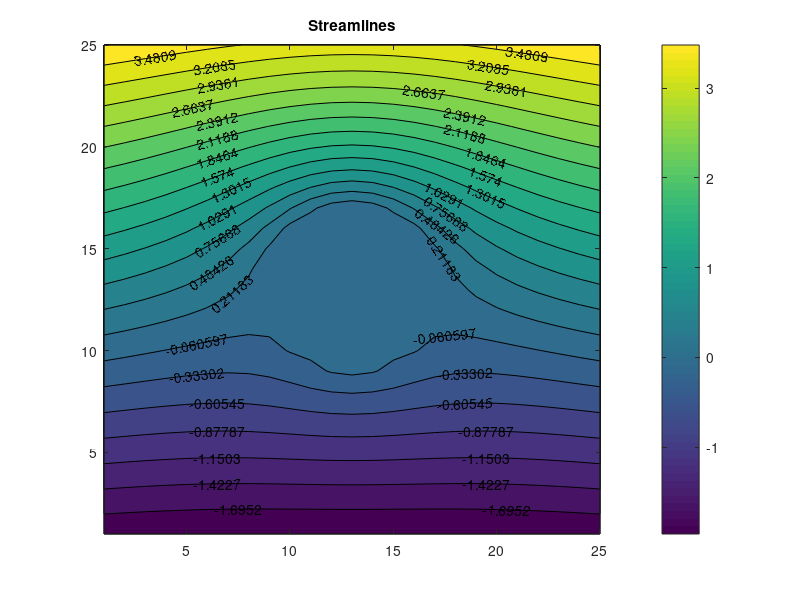
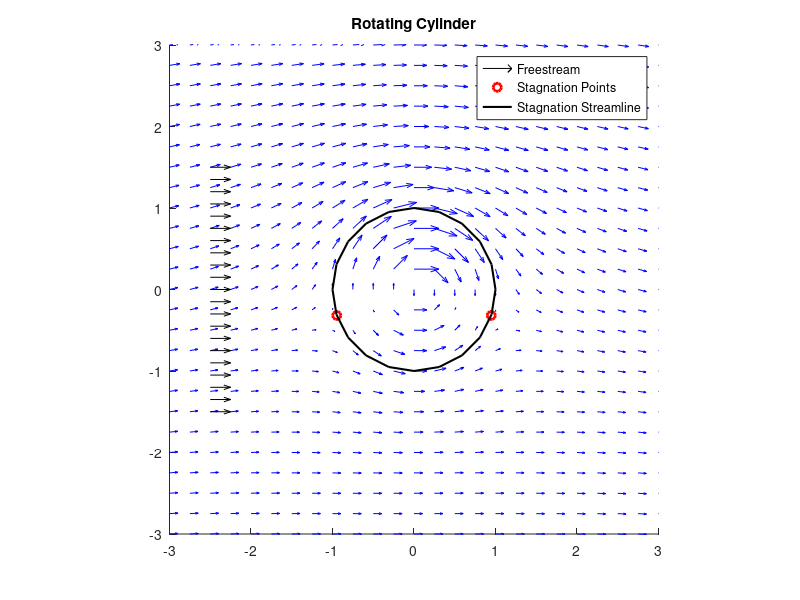
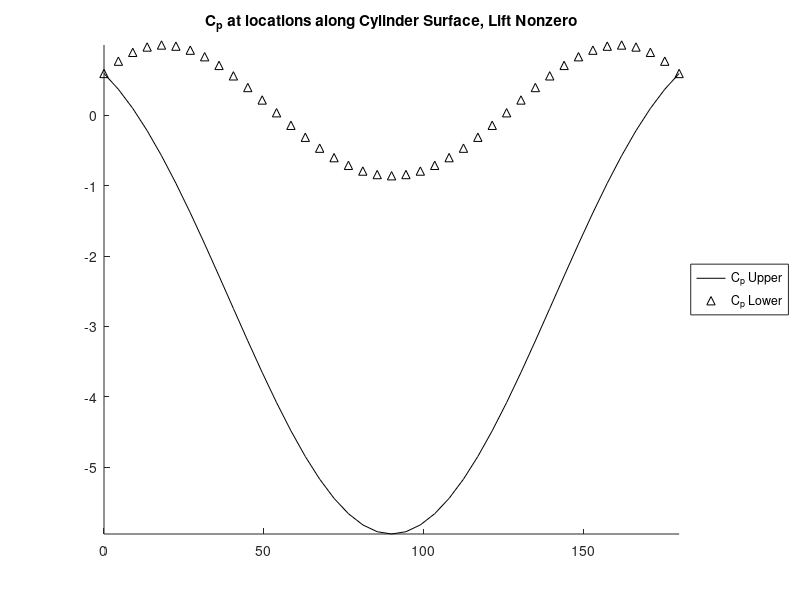
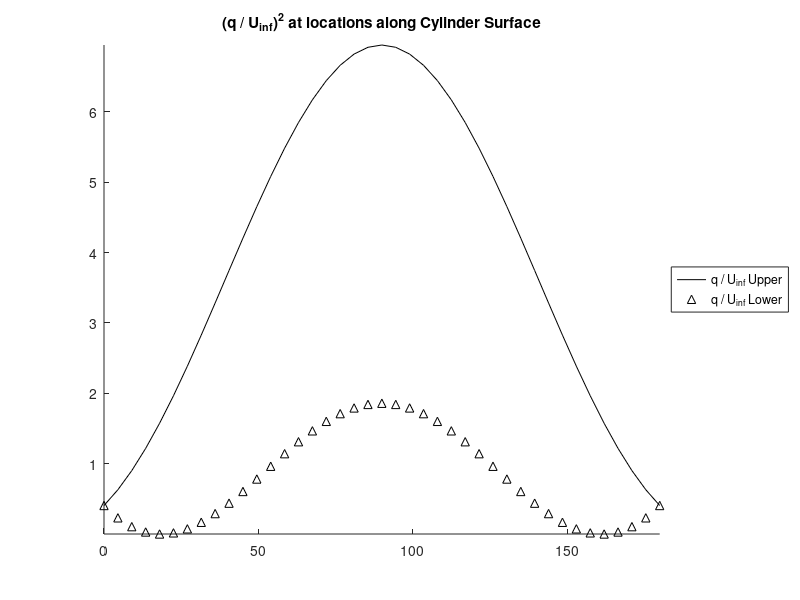

Recreate these plots in MATLAB, in order.
% Rotating Cylinder Test Script (2D Flow Visualization)
%  - benchmark for panel code validation
% Lawrence Stratton
% 1/29/2014

% Problem Parameters

Gamma = 4;                          % Vortex Strength
R = 1;                              % Cylinder radius
Uinf_o = 1;                         % Freestream velocity
CylStreamFunction = @(r,theta) ...  % StreamFunction
    Uinf_o.*sin(theta).*(r-R^2./r)+Gamma/(2*pi).*log(r);

% Graphing Parameters

hAxis = 3.0;    % Axes scaling
axisMax = R;    % Max axes length
NumVec = 20;    % Number of vectors
hVec = 0.25;    % Vector scaling

% Map x,y region
x = -hAxis*R:0.25:hAxis*R;
y = -hAxis*R:0.25:hAxis*R;
[X,Y] = meshgrid(x,y);

% Convert to polar coordinates
r = sqrt(X.^2+Y.^2);
theta = atan2(Y,X);

% Map theta from [-pi,pi] to [0,2pi]
theta(theta < 0) = theta(theta < 0) + 2*pi; 

% Remove points interior to the cylinder and set interior region to 1
index = r <= 1.0;
r(index) = 1;

% Calculate Velocity Field
qr = Uinf_o*cos(theta).*(1-R^2./r.^2);        % Radial velocity
qtheta = -Uinf_o*sin(theta).*(1+R^2./r.^2)- ...
    Gamma./(2*pi.*r);                       % Tangential velocity
q = sqrt(qr.^2+qtheta.^2);                  % Total velocity

% Freestream Display Vectors
Uinf = Uinf_o*ones(NumVec+1,1)*hVec;
Winf = zeros(NumVec+1,1);
Xinf = (-hAxis*axisMax+0.5)*ones(NumVec+1,1);
Zinf = ((-hAxis*axisMax)*0.5:(hAxis*axisMax)/NumVec:0.5*(hAxis*axisMax))';

% Stagnation Streamline
StagnationTheta = asin(-Gamma/(4*pi*R*Uinf_o));
StagnationPointX = R*cos(StagnationTheta);
StagnationPointZ = R*sin(StagnationTheta);
thetaStag = 0:2*pi/20:2*pi;
rStag = R*ones(size(thetaStag));
xStag = rStag.*cos(thetaStag);
zStag = rStag.*sin(thetaStag);

% Cp Calculation
thetaCpUpper = 0:pi/40:pi;
thetaCpLower = 0:-pi/40:-pi;
qThetaStagUpper = -2*Uinf_o*sin(thetaCpUpper)-Gamma/(2*pi*R);
qThetaStagLower = -2*Uinf_o*sin(thetaCpLower)-Gamma/(2*pi*R);
CpUpper = 1 - (qThetaStagUpper./Uinf_o).^2;
CpLower = 1 - (qThetaStagLower./Uinf_o).^2;


%%
% Plotting

% Plot StreamFunction Contours
C = CylStreamFunction(r,theta);
[csContour,hContour] = contourf(C,20);
colorbar;
clabel(csContour,hContour);
title('Streamlines');

% Plot Velocity Field
figure; hold on;
quiver(X,Y,...
    qr.*cos(theta)+qtheta.*-sin(theta),...
    qr.*sin(theta)+qtheta.*cos(theta),...
    'b');
axis square
axis([-hAxis*axisMax hAxis*axisMax -hAxis*axisMax hAxis*axisMax])
% Plot Freestream Vectors
hinf = quiver(Xinf,Zinf,Uinf,Winf,0,'k');   
% Plot Stagnation points
hstag = plot([StagnationPointX;-StagnationPointX],...
             [StagnationPointZ;StagnationPointZ],...
             'ro','LineWidth',2);
% Plot Stagnation Streamline
hstagstrm = plot(xStag,zStag,'k','LineWidth',1.5);
legend(...
    [hinf hstag hstagstrm],...
    {'Freestream',...
    'Stagnation Points',...
    'Stagnation Streamline'});
title('Rotating Cylinder');

% Plot Cp
figure; hold on;
plot(thetaCpUpper*180/pi,CpUpper,'k');
plot(thetaCpUpper*180/pi,CpLower,'k^');
legend('C_p Upper',...
    'C_p Lower',...
    'Location','EastOutside');
title('C_p at locations along Cylinder Surface, Lift Nonzero');
axis([0 180 min(min(CpUpper,CpLower)) max(max(CpUpper,CpLower))]);

% Plot q/Uinf
figure; hold on;
plot(thetaCpUpper*180/pi,1-CpUpper,'k');
plot(thetaCpUpper*180/pi,1-CpLower,'k^');
legend('q / U_i_n_f Upper',...
    'q / U_i_n_f Lower',...
    'Location','EastOutside');
title('(q / U_i_n_f)^2 at locations along Cylinder Surface');
axis([0 180 min(min(1-CpUpper,1-CpLower)) max(max(1-CpUpper,1-CpLower))]);
